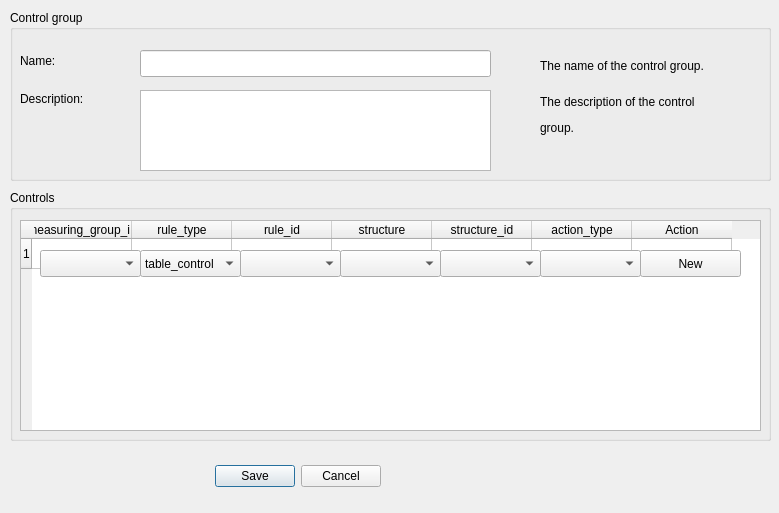
<?xml version="1.0" encoding="UTF-8"?>
<ui version="4.0">
 <class>dialog_create_control_group</class>
 <widget class="QDialog" name="dialog_create_control_group">
  <property name="geometry">
   <rect>
    <x>0</x>
    <y>0</y>
    <width>779</width>
    <height>513</height>
   </rect>
  </property>
  <property name="windowTitle">
   <string>Create control group</string>
  </property>
  <widget class="QDialogButtonBox" name="buttonbox">
   <property name="geometry">
    <rect>
     <x>190</x>
     <y>460</y>
     <width>191</width>
     <height>32</height>
    </rect>
   </property>
   <property name="layoutDirection">
    <enum>Qt::LeftToRight</enum>
   </property>
   <property name="orientation">
    <enum>Qt::Horizontal</enum>
   </property>
   <property name="standardButtons">
    <set>QDialogButtonBox::Cancel|QDialogButtonBox::Save</set>
   </property>
   <property name="centerButtons">
    <bool>false</bool>
   </property>
  </widget>
  <widget class="QGroupBox" name="groupbox_measuring_group">
   <property name="geometry">
    <rect>
     <x>10</x>
     <y>10</y>
     <width>761</width>
     <height>171</height>
    </rect>
   </property>
   <property name="title">
    <string>Control group</string>
   </property>
   <widget class="QLabel" name="label_measuring_group_id_info">
    <property name="geometry">
     <rect>
      <x>200</x>
      <y>90</y>
      <width>311</width>
      <height>20</height>
     </rect>
    </property>
    <property name="text">
     <string/>
    </property>
   </widget>
   <widget class="QLabel" name="label_measuring_group_load_description">
    <property name="geometry">
     <rect>
      <x>530</x>
      <y>40</y>
      <width>231</width>
      <height>31</height>
     </rect>
    </property>
    <property name="text">
     <string>The name of the control group.</string>
    </property>
   </widget>
   <widget class="QLabel" name="label_measuring_group_description">
    <property name="geometry">
     <rect>
      <x>530</x>
      <y>80</y>
      <width>231</width>
      <height>51</height>
     </rect>
    </property>
    <property name="text">
     <string>&lt;html&gt;&lt;head/&gt;&lt;body&gt;&lt;p&gt;The description of the control&lt;/p&gt;&lt;p&gt;group.&lt;/p&gt;&lt;/body&gt;&lt;/html&gt;</string>
    </property>
   </widget>
   <widget class="QLabel" name="label">
    <property name="geometry">
     <rect>
      <x>10</x>
      <y>40</y>
      <width>111</width>
      <height>21</height>
     </rect>
    </property>
    <property name="text">
     <string>Name:</string>
    </property>
   </widget>
   <widget class="QLineEdit" name="lineedit_input_control_name">
    <property name="geometry">
     <rect>
      <x>130</x>
      <y>40</y>
      <width>351</width>
      <height>27</height>
     </rect>
    </property>
   </widget>
   <widget class="QLabel" name="label_input_control_description">
    <property name="geometry">
     <rect>
      <x>10</x>
      <y>80</y>
      <width>111</width>
      <height>17</height>
     </rect>
    </property>
    <property name="text">
     <string>Description:</string>
    </property>
   </widget>
   <widget class="QTextEdit" name="textedit_input_control_description">
    <property name="geometry">
     <rect>
      <x>130</x>
      <y>80</y>
      <width>351</width>
      <height>81</height>
     </rect>
    </property>
   </widget>
  </widget>
  <widget class="QGroupBox" name="groupbox_measuring_points">
   <property name="geometry">
    <rect>
     <x>10</x>
     <y>190</y>
     <width>761</width>
     <height>251</height>
    </rect>
   </property>
   <property name="title">
    <string>Controls</string>
   </property>
   <widget class="QTableWidget" name="tablewidget_input_control">
    <property name="geometry">
     <rect>
      <x>10</x>
      <y>30</y>
      <width>741</width>
      <height>211</height>
     </rect>
    </property>
    <attribute name="horizontalHeaderDefaultSectionSize">
     <number>100</number>
    </attribute>
    <row>
     <property name="text">
      <string>1</string>
     </property>
    </row>
    <column>
     <property name="text">
      <string>measuring_group_id</string>
     </property>
    </column>
    <column>
     <property name="text">
      <string>rule_type</string>
     </property>
    </column>
    <column>
     <property name="text">
      <string>rule_id</string>
     </property>
    </column>
    <column>
     <property name="text">
      <string>structure</string>
     </property>
    </column>
    <column>
     <property name="text">
      <string>structure_id</string>
     </property>
    </column>
    <column>
     <property name="text">
      <string>action_type</string>
     </property>
    </column>
    <column>
     <property name="text">
      <string>Action</string>
     </property>
    </column>
    <item row="0" column="1">
     <property name="text">
      <string/>
     </property>
    </item>
    <item row="0" column="2">
     <property name="text">
      <string/>
     </property>
    </item>
   </widget>
   <widget class="QComboBox" name="combobox_input_control_measuring_group">
    <property name="geometry">
     <rect>
      <x>30</x>
      <y>60</y>
      <width>101</width>
      <height>27</height>
     </rect>
    </property>
   </widget>
   <widget class="QComboBox" name="combobox_input_rule_type">
    <property name="geometry">
     <rect>
      <x>130</x>
      <y>60</y>
      <width>101</width>
      <height>27</height>
     </rect>
    </property>
    <item>
     <property name="text">
      <string>table_control</string>
     </property>
    </item>
   </widget>
   <widget class="QComboBox" name="combobox_input_rule_id">
    <property name="geometry">
     <rect>
      <x>230</x>
      <y>60</y>
      <width>101</width>
      <height>27</height>
     </rect>
    </property>
   </widget>
   <widget class="QComboBox" name="combobox_input_structure_table">
    <property name="geometry">
     <rect>
      <x>330</x>
      <y>60</y>
      <width>101</width>
      <height>27</height>
     </rect>
    </property>
   </widget>
   <widget class="QComboBox" name="combobox_input_structure_id">
    <property name="geometry">
     <rect>
      <x>430</x>
      <y>60</y>
      <width>101</width>
      <height>27</height>
     </rect>
    </property>
   </widget>
   <widget class="QComboBox" name="combobox_input_field">
    <property name="geometry">
     <rect>
      <x>530</x>
      <y>60</y>
      <width>101</width>
      <height>27</height>
     </rect>
    </property>
   </widget>
   <widget class="QPushButton" name="pushbutton_input_control_new">
    <property name="geometry">
     <rect>
      <x>630</x>
      <y>60</y>
      <width>101</width>
      <height>27</height>
     </rect>
    </property>
    <property name="text">
     <string>New</string>
    </property>
   </widget>
  </widget>
  <zorder>groupbox_measuring_points</zorder>
  <zorder>buttonbox</zorder>
  <zorder>groupbox_measuring_group</zorder>
 </widget>
 <resources/>
 <connections>
  <connection>
   <sender>buttonbox</sender>
   <signal>accepted()</signal>
   <receiver>dialog_create_control_group</receiver>
   <slot>accept()</slot>
   <hints>
    <hint type="sourcelabel">
     <x>248</x>
     <y>254</y>
    </hint>
    <hint type="destinationlabel">
     <x>157</x>
     <y>274</y>
    </hint>
   </hints>
  </connection>
  <connection>
   <sender>buttonbox</sender>
   <signal>rejected()</signal>
   <receiver>dialog_create_control_group</receiver>
   <slot>reject()</slot>
   <hints>
    <hint type="sourcelabel">
     <x>316</x>
     <y>260</y>
    </hint>
    <hint type="destinationlabel">
     <x>286</x>
     <y>274</y>
    </hint>
   </hints>
  </connection>
 </connections>
</ui>
